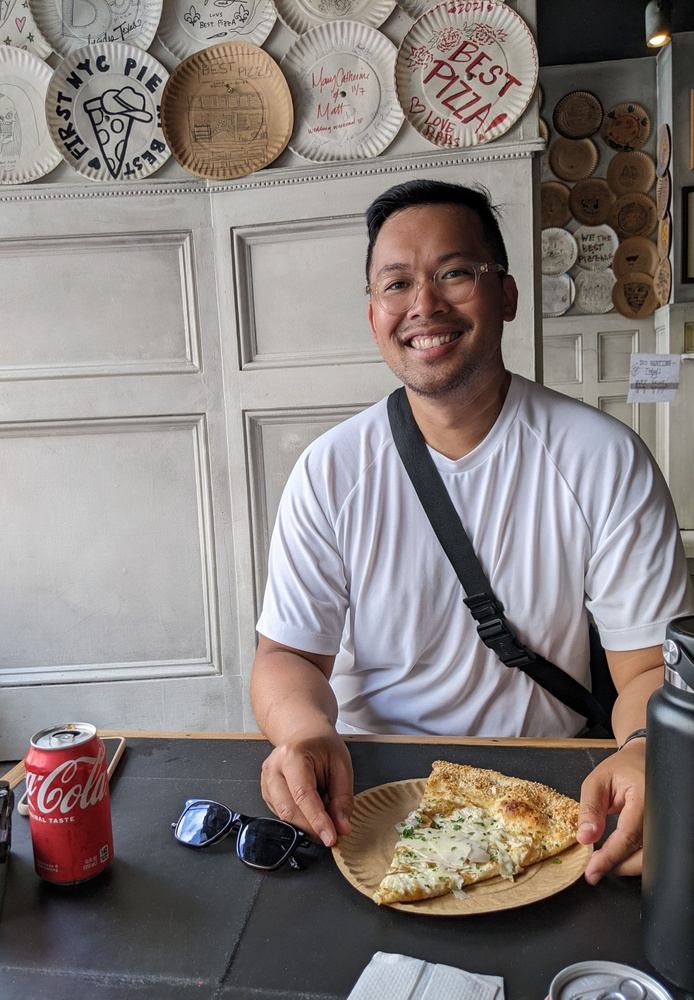
#> input picture Images/best_pizza.jpg, 694 x 1000 px, shrunk from 2786 x 4017 before the run, found by its file name
$ python bean_counter.py
#> lines starting #> are read from the running program, lines starting #| are printed output that depends on the picture; after the words box and inside, x2 and y2 are one past the last pixel; in counts of white or black regions, pixels touching at a corner belong together
### Python/colour_helper.py
# Colour Helper
# Author: Katrina Chan
# Date: December 13, 2023

# Do you help with colours?

# This is for you!

def pixel_to_string(pixel: tuple) -> str:
    """Take a rgb 3-tuple and "interpret it" as a colour and return that colour's name

    Params:
        pixel - 3-tuple of (red, green, blue)

    Return:
        String representing the colour"""

    r, g, b = pixel

    if g > 120 and r < 140 and b < 150:
        return "green"
    if g < 25 and b < 25 and r > 150:
        return "red"
    if g > 150 and b < 25 and r > 200:
        return "yellow"
    if g >= 60 and b < 50 and r < 50:
        return "jelly bean green"
    if g < 90 and b > 90 and r < 90:
        return "blue"
    if g < 100 and b > 100 and r > 150:
        return "pink"
    if g < 100 and b < 100 and r > 150:
        return "ball red"


from PIL import Image

# Write a function 'is_light' that takes as a parameter a tupel names 'pixel'
    # Returns True if average tupel value >= 128
    # Returns False if average tupel value <= 128
def is_light(pixel: tuple) -> bool:
    """Returns true if given pixel is "light"

    Params:
        pixel - 3-tuple of values red, green, blue

    Returns:
        True if pixel is light false if not
    """
    red = pixel[0]
    green = pixel[1]
    blue = pixel[2]

    average = (red + green + blue) / 3

    if average >= 128:
        return True
    else:
        return False


# Recall that we can open up files in Python
with Image.open("./Images/best_pizza.jpg") as im:
    # Store the height and width of the image
#> im is the input picture: PIL image 694x1000 RGB; mean R, G, B 134.1, 126.4, 124.1
    image_height = im.height
#> image_height = 1000
    image_width = im.width
#> image_width = 694

    white_pixel = (255, 255, 255)
    black_pixel = (0, 0, 0)

    for y in range(image_height):
        for x in range(image_width):
            pixel = im.getpixel((x, y))

            if is_light(pixel) == True:
                im.putpixel((x, y), white_pixel)
            elif is_light(pixel) == False:
                im.putpixel((x, y), black_pixel)
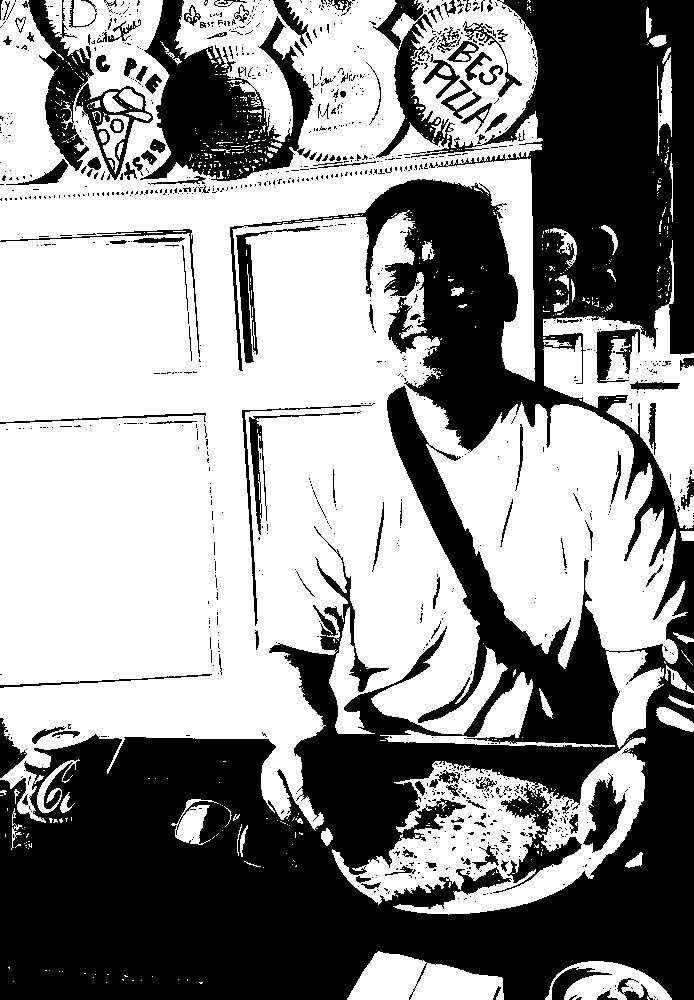
#> im: PIL image 694x1000 RGB; 56.7% white; 1061 black regions (917 under 20 px), largest, box (x1, y1, x2, y2) and area: (0, 0, 694, 1000) 255909, (140, 0, 314, 181) 14387, (22, 0, 94, 171) 4079

    im.save("./Images/result.jpg")


# [5 lines left out: function pixel_to_grayscale, not called in this run]

### Python/bean_counter.py
# Jelly Bean Colour Counter
# Author: Katrina Chan
# Date: January 9, 2024

# Version 0.1 ---
# Count all red pixels
# Report on the percentage of all red jelly beans
# Version 0.2 ---
# Count all the green pixels
# Report on the percentage of all green jelly beans
# Version 0.3 ---
# Count all the blue pixels
# Report on the percentage of all blue jelly beans
# Version 0.4 ---
# Count all the yellow pixels
# Report on the percentage of all yellow jelly beans
# Version 0.5 ---
# Count all the pink pixels
# Report on the percentage of all pink jelly beans

from PIL import Image

import colour_helper

RED_PIXEL = (150, 0, 0)
YELLOW_PIXEL = (250, 200, 0)
GREEN_PIXEL = (0, 150, 0)
BLUE_PIXEL = (0, 0, 150)
PINK_PIXEL = (200, 100, 150)

jelly_bean_img = Image.open("./Images/Jelly Beans.jpg")
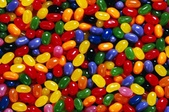
#> input picture Images/Jelly Beans.jpg, 169 x 112 px, shrunk from 680 x 450 before the run, found by its file name
#> jelly_bean_img is the input picture: PIL image 169x112 RGB; mean R, G, B 133.1, 71.2, 33.6
red_pixels = []
yellow_pixels = []
green_pixels = []
blue_pixels = []
pink_pixels = []

# Visit every pixel in the image
for y in range(jelly_bean_img.height):
    for x in range(jelly_bean_img.width):
        current_pixel = jelly_bean_img.getpixel((x, y))

    # If that pixel is red, store the location
        if colour_helper.pixel_to_string(current_pixel) == "red":
            red_pixels.append((x, y))
        elif colour_helper.pixel_to_string(current_pixel) == "yellow":
            yellow_pixels.append((x, y))
        elif colour_helper.pixel_to_string(current_pixel) == "jelly bean green":
            green_pixels.append((x, y))
        elif colour_helper.pixel_to_string(current_pixel) == "blue":
            blue_pixels.append((x, y))
        elif colour_helper.pixel_to_string(current_pixel) == "pink":
            pink_pixels.append((x, y))

# Calculate the percentage of all the jelly bean colours
red_percentage = len(red_pixels) / (jelly_bean_img.width * jelly_bean_img.height) * 100
yellow_percentage = len(yellow_pixels) / (jelly_bean_img.width * jelly_bean_img.height) * 100
green_percentage = len(green_pixels) / (jelly_bean_img.width * jelly_bean_img.height) * 100
blue_percentage = len(blue_pixels) / (jelly_bean_img.width * jelly_bean_img.height) * 100
pink_percentage = len(pink_pixels) / (jelly_bean_img.width * jelly_bean_img.height) * 100

# Create a map of all "found" pixels for a respective colour
# Create a new image that is the same size as the original
original_size = (jelly_bean_img.width, jelly_bean_img.height)
pixel_map = Image.new("RGB", original_size)
#> pixel_map: PIL image 169x112 RGB; every value is 0

# For every red pixer location in "found" pixel list, place a red pixel on that new image
for pixel_loc in red_pixels:
    pixel_map.putpixel(pixel_loc, RED_PIXEL)
#> this loop made 2376 passes
#> pixel_loc on passes 1 to 3: (35, 0), (38, 0), (39, 0)
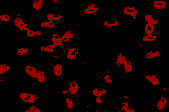
#> pixel_map: PIL image 169x112 RGB; mean R, G, B 18.8, 0, 0
for pixel_loc in yellow_pixels:
    pixel_map.putpixel(pixel_loc, YELLOW_PIXEL)
#> this loop made 1516 passes
#> pixel_loc on passes 1 to 3: (0, 0), (21, 0), (22, 0)
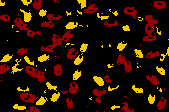
#> pixel_map: PIL image 169x112 RGB; mean R, G, B 38.9, 16, 0
for pixel_loc in green_pixels:
    pixel_map.putpixel(pixel_loc, GREEN_PIXEL)
#> this loop made 918 passes
#> pixel_loc on passes 1 to 3: (7, 0), (9, 0), (10, 0)
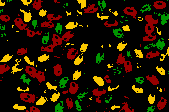
#> pixel_map: PIL image 169x112 RGB; mean R, G, B 38.9, 23.3, 0
for pixel_loc in blue_pixels:
    pixel_map.putpixel(pixel_loc, BLUE_PIXEL)
#> this loop made 1008 passes
#> pixel_loc on passes 1 to 3: (13, 0), (14, 0), (15, 0)
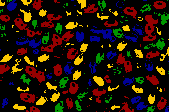
#> pixel_map: PIL image 169x112 RGB; mean R, G, B 38.9, 23.3, 8
for pixel_loc in pink_pixels:
    pixel_map.putpixel(pixel_loc, PINK_PIXEL)
#> this loop made 196 passes
#> pixel_loc on passes 1 to 3: (56, 16), (155, 19), (108, 21)

pixel_map.save("./Images/pixel_map.jpg")

pixel_map.close()
jelly_bean_img.close()

# Display report
print(f"Red Jelly Beans: {round(red_percentage, 2)}%")
#| Red Jelly Beans: 12.55%
print(f"Yellow Jelly Beans: {round(yellow_percentage, 2)}%")
#| Yellow Jelly Beans: 8.01%
print(f"Green Jelly Beans: {round(green_percentage, 2)}%")
#| Green Jelly Beans: 4.85%
print(f"Blue Jelly Beans: {round(blue_percentage, 2)}%")
#| Blue Jelly Beans: 5.33%
print(f"Pink Jelly Beans: {round(pink_percentage, 2)}%")
#| Pink Jelly Beans: 1.04%
